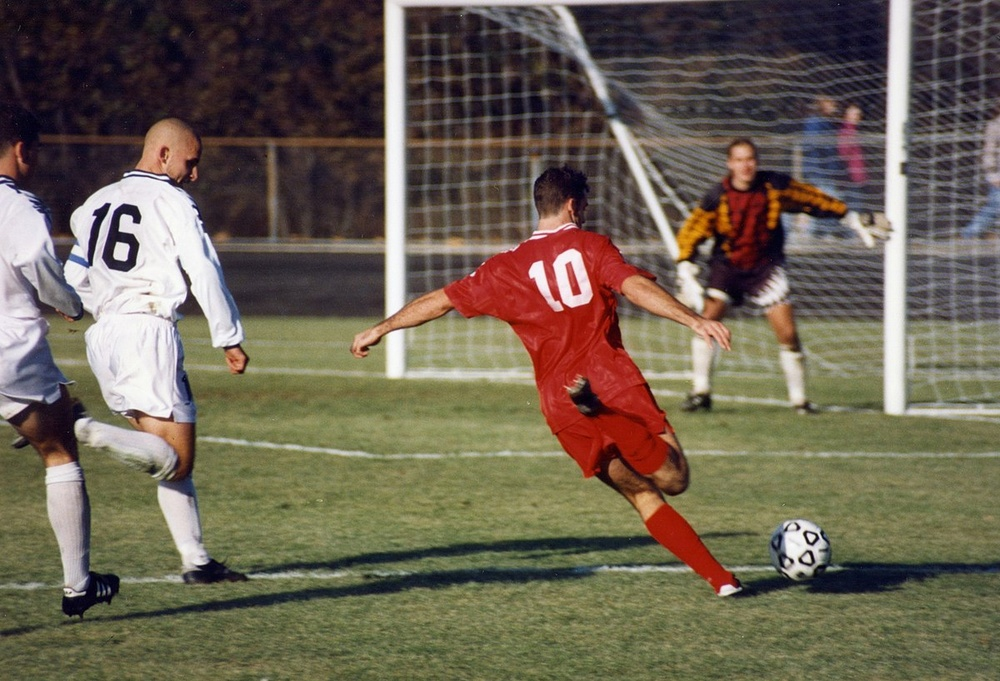
//> input picture canny_edge_detector/football.jpg, 1000 x 681 px, shrunk from 1200 x 817 before the run
$ ./main   (built with g++ and OpenCV 4)
//> lines starting //> are read from the running program, lines starting //| are printed output that depends on the picture
#include <cstdio>
#include <opencv2/opencv.hpp>

using namespace cv;

int main()
{
	Mat raw = imread("football.jpg", CV_LOAD_IMAGE_GRAYSCALE);
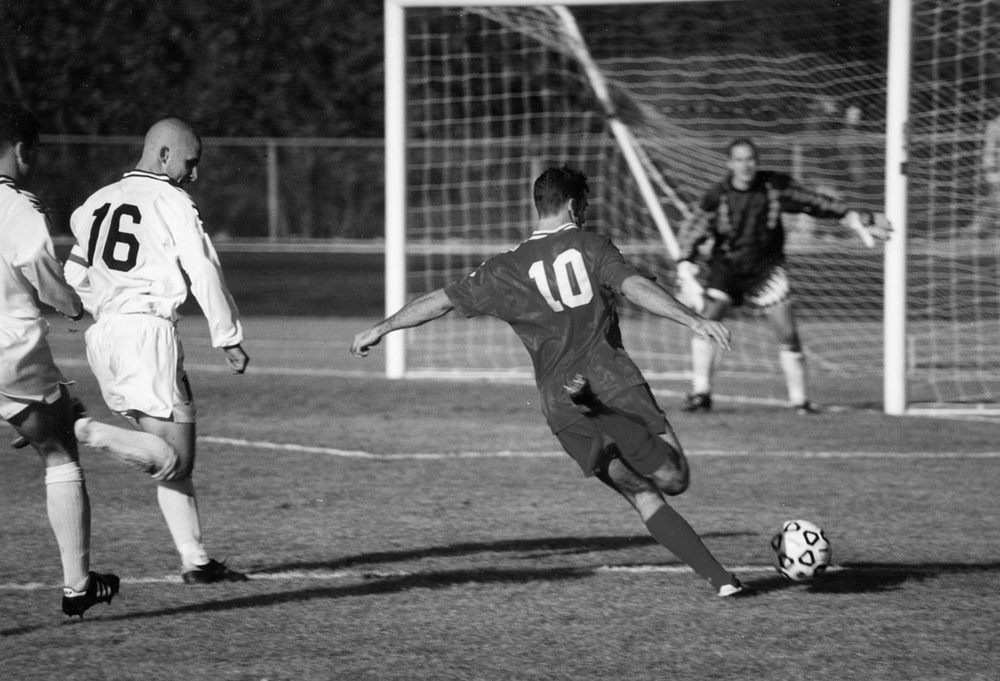
//> raw: 681 rows x 1000 cols, CV_8UC1; min 0, max 254, mean 99.4
	Mat canny;

	double low_threshold = 50, up_threshold = 150;

	Canny(raw, canny, 50, 150, 3);
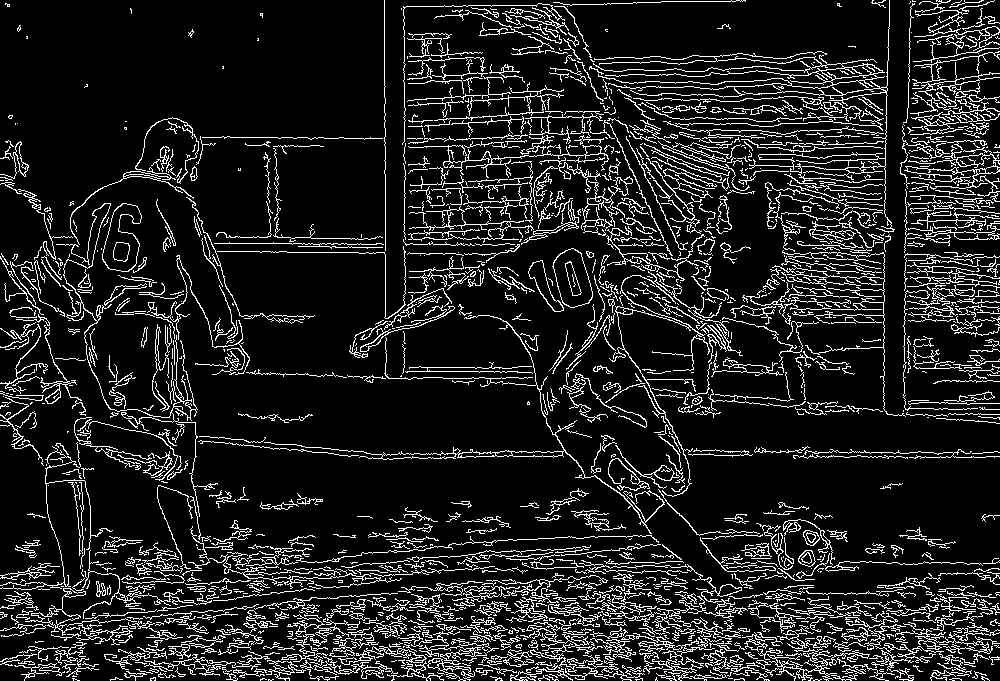
//> canny: 681 rows x 1000 cols, CV_8UC1; 12.6% white in thin lines or dots

	imshow("canny image", canny);

	waitKey(0);

	return 0;
}
